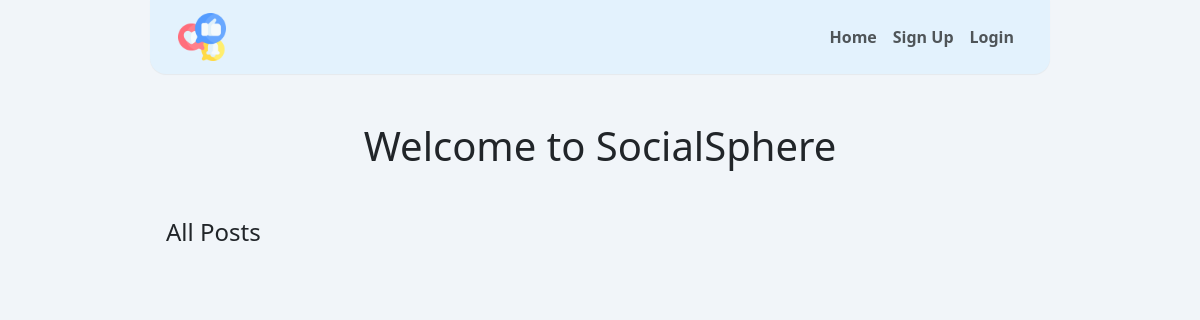
/, run on an earlier commit of the app's database.
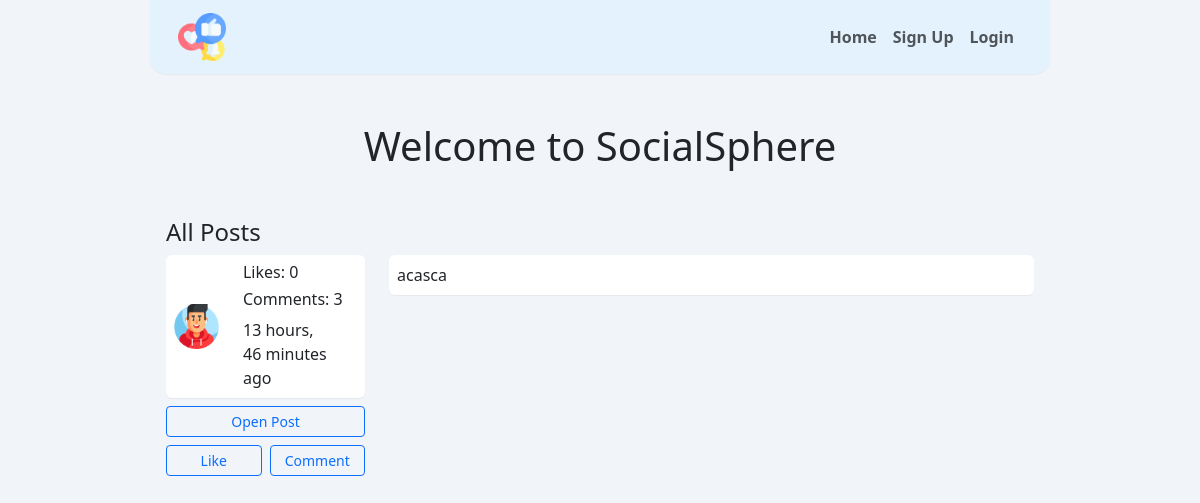
And on a later commit of the database.
### app_postdetails/models.py (models this page shows, shortened)
class Post(models.Model):
    user = models.ForeignKey(User, on_delete=models.CASCADE)
    post = models.TextField()
    image = models.ImageField(upload_to="post/", null=True, blank=True)
    likes = models.ManyToManyField(User, blank=True, related_name="liked_users")
    comments = models.ManyToManyField(
        "Comment", blank=True, related_name="all_comments"
    )
    timestamp = models.DateTimeField(auto_now_add=True)

### app_home/views.py (the view)
# urls.py: path("", Home, name="home"),
def Home(request):
    posts = Post.objects.all().order_by("-timestamp")
    return render(request, "home.html", {"posts": posts})

### app_home/templates/home.html (shortened to what this page needs)
{% extends "base.html" %}
{% load static %}
{% block content %}
<div class="px-3 mt-3">
  <h1 class="text-center">Welcome to SocialSphere</h1>
  <h4 class="mt-5">All Posts</h4>
  {% for post in posts %}
  <div id="post-{{post.id}}" class="mb-5">
    <div class="row">
      <div class="col-3">
        <div class="bg-white p-2 rounded custom_shadow">
          <div class="row align-items-center">
            <div class="col-4">
              <a href="{% url 'profile' post.user.profile.id %}">
                {% if post.user.profile.profile_picture %}
                <img
                  class="w-100 rounded"
                  src="/{{post.user.profile.profile_picture}}"
                  alt="{{post.user.username}}'s dp"
                />
                {% elif post.user.profile.gender == 'Female' %}
                <img
                  class="w-100 rounded"
                  src="{% static 'images/default_female.png' %}"
                  alt="{{post.user.username}}'s dp"
                />
                {% else %}
                <img
                  class="w-100 rounded"
                  src="{% static 'images/default_male.png' %}"
                  alt="{{post.user.username}}'s dp"
                />
                {% endif %}
              </a>
            </div>
            <div class="col-8">
              <h6 class="mb-2">Likes: {{post.likes.all|length}}</h6>
              <h6 class="mb-2">Comments: {{post.comments.all|length}}</h6>
              <p class="m-0">{{post.timestamp|timesince}} ago</p>
            </div>
          </div>
        </div>
        <div class="mt-2">
          <a
            href="{% url 'post-details' post.id %}"
            class="btn btn-sm btn-outline-primary w-100"
            >Open Post</a
          >
        </div>
        <div class="mt-2 row gx-2">
          <div class="col-6">
            {% if user in post.likes.all %}
            <form action="{% url 'unlike-post-h' post.id %}" method="post">
              {% csrf_token %}
              <button class="btn btn-sm btn-outline-danger w-100" type="submit">
                Unlike
              </button>
            </form>
            {% else %}
            <form action="{% url 'like-post-h' post.id %}" method="post">
              <button
                class="btn btn-sm btn-outline-primary w-100"
                type="submit"
              >
                Like
              </button>
            </form>
            {% endif %}
          </div>
          <div class="col-6">
            <a
              href="{% url 'post-details' post.id %}"
              class="btn btn-sm btn-outline-primary w-100"
              >Comment</a
            >
          </div>
        </div>
      </div>
      <div class="col-9">
        <div class="bg-white p-2 rounded custom_shadow">
          {{post.post|linebreaksbr|truncatewords:50}}
        </div>
      </div>
    </div>
  </div>
  {% endfor %}
</div>
{% endblock content %}

What changed in the data, as far as the page shows it:
added Post: likes.all|length "0", comments.all|length "3", timestamp "13 hours, 46 minutes", shows "Like", post "acasca"
